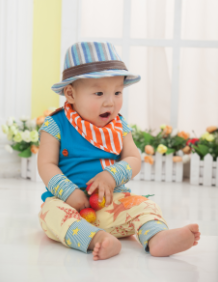
#> input picture com/matplotlib/son.png, 218 x 282 px
$ python image_convolve.py   (Python 2 division)   (older library calls are emulated)
#> lines starting #> are read from the running program, lines starting #| are printed output that depends on the picture
#!/usr/bin/env python
# -*- coding: utf-8 -*-
# @Time    : 2017/9/18 16:57
# @Author  : Jasontang
# @Site    :
# @File    : image_convolve.py
# @ToDo    :  图像卷积

import numpy as np
import os
from PIL import Image


def convolve(image, weight):
	height, width = image.shape
	h, w = weight.shape
	height_new = height - h + 1
	width_new = width - w + 1
	image_new = np.zeros((height_new, width_new), dtype=np.float)
	for i in range(height_new):
		for j in range(width_new):
			image_new[i, j] = np.sum(image[i:i+h, j:j+w] * weight)
	image_new = image_new.clip(0, 255)
	image_new = np.rint(image_new).astype("uint8")
	return image_new

# image_new = 255 * (image_new - image_new.min()) / (image_new.max() - image_new.min())

if __name__ == '__main__':
	image = Image.open("son.png", "r")
#> image is the input picture: PIL image 218x282 RGB; mean R, G, B 202.6, 195.5, 183.8
	output_path = ".\\ImageConvolve\\"
	if not os.path.exists(output_path):
		os.mkdir(output_path)
	a = np.array(image)
	avg3 = np.ones((3, 3))
	avg3 /= avg3.sum()
	avg5 = np.ones((5, 5))
	avg5 /= avg5.sum()

	gauss = np.array(([0.003, 0.013, 0.022, 0.013, 0.003],
					  [0.013, 0.059, 0.097, 0.059, 0.013],
					  [0.022, 0.097, 0.159, 0.097, 0.022],
					  [0.013, 0.059, 0.097, 0.059, 0.013],
					  [0.003, 0.013, 0.022, 0.013, 0.003]))

	soble_x = np.array(([-1, 0, 1], [-2, 0, 2], [-1, 0, 1]))
	soble_y = np.array(([-1, -2, -1], [0, 0, 0], [1, 2, 1]))
	soble = np.array(([-1, -1, 0], [-1, 0, 1], [0, 1, 1]))

	prewitt_x = np.array(([-1, 0, 1], [-1, 0, 1], [-1, 0, 1]))
	prewitt_y = np.array(([-1, -1,-1], [0, 0, 0], [1, 1, 1]))
	prewitt = np.array(([-2, -1, 0], [-1, 0, 1], [0, 1, 2]))

	laplacian4 = np.array(([0, -1, 0], [-1, 4, -1], [0, -1, 0]))
	laplacian8 = np.array(([-1, -1, -1], [-1, 8, -1], [-1, -1, -1]))
	weight_list = ('avg3', 'avg5', 'gauss', 'soble_x', 'soble_y', 'soble', 'prewitt_x', 'prewitt_y', 'prewitt', 'laplacian4', 'laplacian8')

	print "梯度检测"
	for weight in weight_list:
		print weight, "R",
		R = convolve(a[:, :, 0], eval(weight))
		print "G",
		G = convolve(a[:, :, 1], eval(weight))
		print "B"
		B = convolve(a[:, :, 2], eval(weight))
		I = 255 - np.stack((R, G, B), 2)
		Image.fromarray(I).save(output_path + weight + ".png")
#> this loop made 11 passes
#> pass 1, `R = convolve(a[:, :, 0], eval(weight))`:
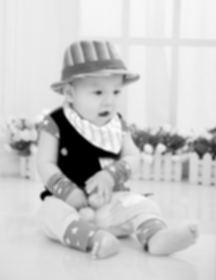
#> R: shape (280, 216); min 0, max 251, mean 202.3
#> pass 1, `G = convolve(a[:, :, 1], eval(weight))`:
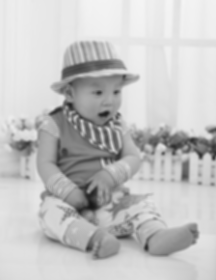
#> G: shape (280, 216); min 23, max 244, mean 195.1
#> pass 1, `B = convolve(a[:, :, 2], eval(weight))`:
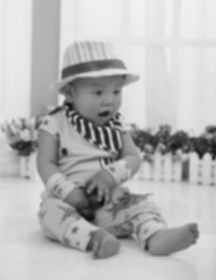
#> B: shape (280, 216); min 12, max 242, mean 183.3
#> pass 1, `I = 255 - np.stack((R, G, B), 2)`:
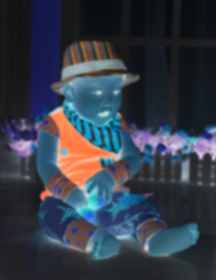
#> I: shape (280, 216, 3); mean R, G, B 52.7, 59.9, 71.7
#> after the loop:
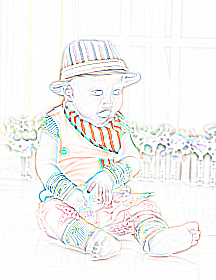
#> I: shape (280, 216, 3); mean R, G, B 244.6, 244.2, 242.9
